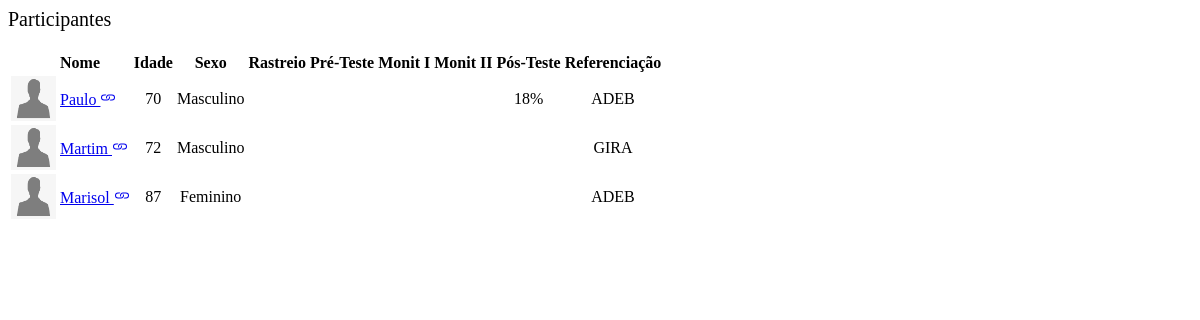
The page /protocolo/participants (signed in) on the database as committed earlier.
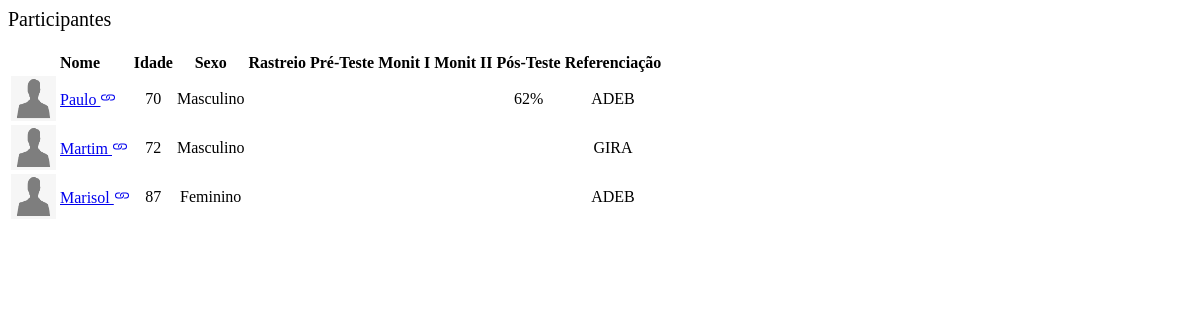
The same page on the database as committed later.
### protocolo/models.py (models this page shows, shortened)
class Resolution(models.Model):
    patient = models.ForeignKey(Participante,
                                on_delete=models.CASCADE, default=None, blank=True, null=True)
    part = models.ForeignKey('Part', on_delete=models.CASCADE)
    date = models.DateTimeField(default=timezone.now)
    doctor = models.ForeignKey(settings.AUTH_USER_MODEL,
                                on_delete=models.CASCADE, default=None, blank=True, null=True)
    statistics = models.JSONField(blank=True, default=dict)

### protocolo/views.py (the view)
# urls.py: path('participants', views.participants_view, name="participants"),
@login_required(login_url='login')
def participants_view(request):
    doctor = request.user
    participants = Participante.objects.filter(avaliador=doctor)
    resolutions = Resolution.objects.filter(doctor=doctor)
    context = {'participants': participants,
               'resolutions': resolutions}
    return render(request, 'protocolo/participants.html', context)

### protocolo/templates/protocolo/participants.html (shortened to what the changed rows need)
{% load static %}
<div id="wrapper">
    <div class="d-flex flex-column" id="content-wrapper">
        <div id="content">
            <div class="container-fluid">
                <div class="card shadow">
                    <div class="card-body">
                        <div class="table-responsive">
                            <table class="table">
                                <thead>
                                <tr>
                                    <th style="text-align: left;"></th>
                                    <th style="text-align: left;">Nome</th>
                                    <th style="text-align: center;">Idade</th>
                                    <th style="text-align: center;">Sexo</th>
                                    <th style="text-align: center;">Rastreio</th>
                                    <th style="text-align: center;">Pré-Teste</th>
                                    <th style="text-align: center;">Monit I</th>
                                    <th style="text-align: center;">Monit II</th>
                                    <th style="text-align: center;">Pós-Teste</th>
                                    <th style="text-align: center;">Referenciação</th>
                                </tr>
                                </thead>
                                <tbody>
                                {% for p in participants %}
                                    <tr>
                                        <td style="text-align: center">
                                            <img class="rounded-circle img-fluid d-xl-flex justify-content-center align-items-center align-content-center align-self-center justify-content-xl-center align-items-xl-center"
                                                 src="{% static 'protocolo/img/placeholder-avatar.png' %}" width="45px"
                                                 height="45px" style="margin-left: auto;margin-right: auto;display: block;">
                                        </td>
                                        <td><a href="#" class="jq-btn no-decor"
                                               data-href="{% url 'participant' p.id %}">
                                            {{ p.nome }}
                                        </a></td>
                                        <td style="text-align: center;">{{ p.idade }}</td>
                                        <td style="text-align: center;">{{ p.sexo }}</td>
                                        <td style="text-align: center;">
                                        </td>
                                        <td style="text-align: center;">
                                        </td>
                                        <td style="text-align: center;">
                                        </td>
                                        <td style="text-align: center;">
                                        </td>
                                        <td style="text-align: center;">
                                            {% for r in resolutions %}
                                                {% if r.doctor == request.user and r.patient == p and r.part.name == 'Pós-Teste' %}
                                                    {% if r.statistics.total_percentage == 100 %}
                                                        <i class="fa fa-check" style="color: var(--bs-blue);"></i>
                                                    {% elif r.statistics.total_percentage > 0 %}
                                                        {{ r.statistics.total_percentage }}%
                                                    {% endif %}
                                                {% endif %}
                                            {% endfor %}
                                        </td>
                                        <td style="text-align: center">{{ p.referenciacao.reference }}</td>
                                    </tr>
                                {% empty %}
                                    Não tem Participantes associados.
                                {% endfor %}
                                </tbody>
                            </table>
                        </div>
                    </div>
                </div>
            </div>
        </div>
    </div>

Rows that differ between the two databases and show on the page:
changed Resolution: statistics.total_percentage "18" → "62"
